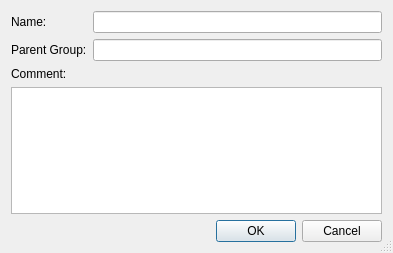
<?xml version="1.0" encoding="UTF-8"?>
<ui version="4.0">
 <class>ComputerGroupDialog</class>
 <widget class="QDialog" name="ComputerGroupDialog">
  <property name="windowModality">
   <enum>Qt::WindowModal</enum>
  </property>
  <property name="geometry">
   <rect>
    <x>0</x>
    <y>0</y>
    <width>393</width>
    <height>253</height>
   </rect>
  </property>
  <property name="windowTitle">
   <string>Computer Group Properties</string>
  </property>
  <property name="sizeGripEnabled">
   <bool>true</bool>
  </property>
  <property name="modal">
   <bool>true</bool>
  </property>
  <layout class="QVBoxLayout" name="verticalLayout_4">
   <item>
    <layout class="QHBoxLayout" name="horizontalLayout">
     <item>
      <layout class="QVBoxLayout" name="verticalLayout_2">
       <item>
        <widget class="QLabel" name="label_name">
         <property name="text">
          <string>Name:</string>
         </property>
        </widget>
       </item>
       <item>
        <widget class="QLabel" name="label_parent_name">
         <property name="text">
          <string>Parent Group:</string>
         </property>
        </widget>
       </item>
      </layout>
     </item>
     <item>
      <layout class="QVBoxLayout" name="verticalLayout_3">
       <item>
        <widget class="QLineEdit" name="edit_name">
         <property name="maxLength">
          <number>64</number>
         </property>
        </widget>
       </item>
       <item>
        <widget class="QLineEdit" name="edit_parent_name">
         <property name="maxLength">
          <number>64</number>
         </property>
         <property name="readOnly">
          <bool>true</bool>
         </property>
        </widget>
       </item>
      </layout>
     </item>
    </layout>
   </item>
   <item>
    <layout class="QVBoxLayout" name="verticalLayout">
     <item>
      <widget class="QLabel" name="label_comment">
       <property name="text">
        <string>Comment:</string>
       </property>
      </widget>
     </item>
     <item>
      <widget class="QPlainTextEdit" name="edit_comment"/>
     </item>
    </layout>
   </item>
   <item>
    <widget class="QDialogButtonBox" name="button_box">
     <property name="standardButtons">
      <set>QDialogButtonBox::Cancel|QDialogButtonBox::Ok</set>
     </property>
    </widget>
   </item>
  </layout>
 </widget>
 <layoutdefault spacing="6" margin="11"/>
 <resources/>
 <connections/>
</ui>
